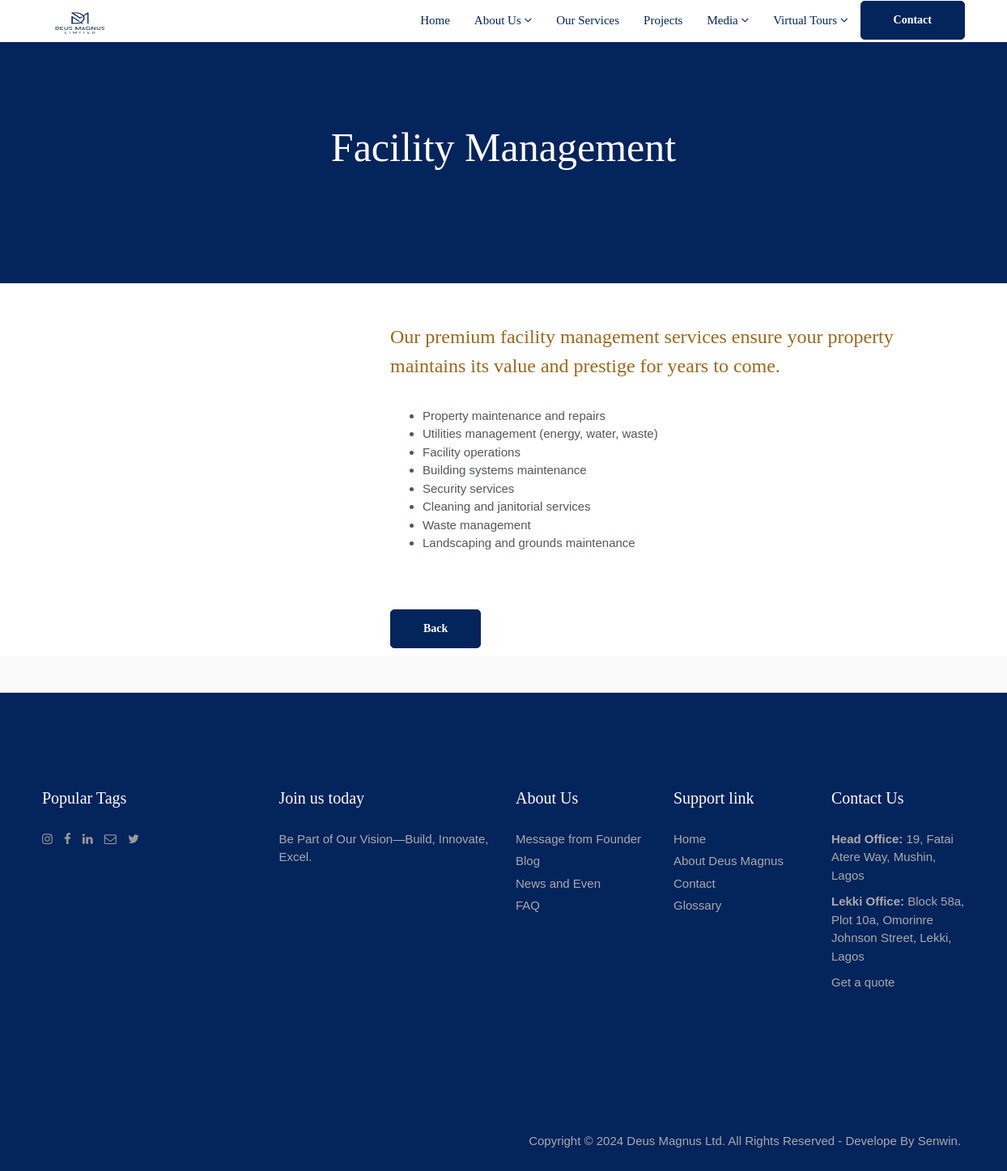
/facility_management/, run on an earlier commit of the app's database.
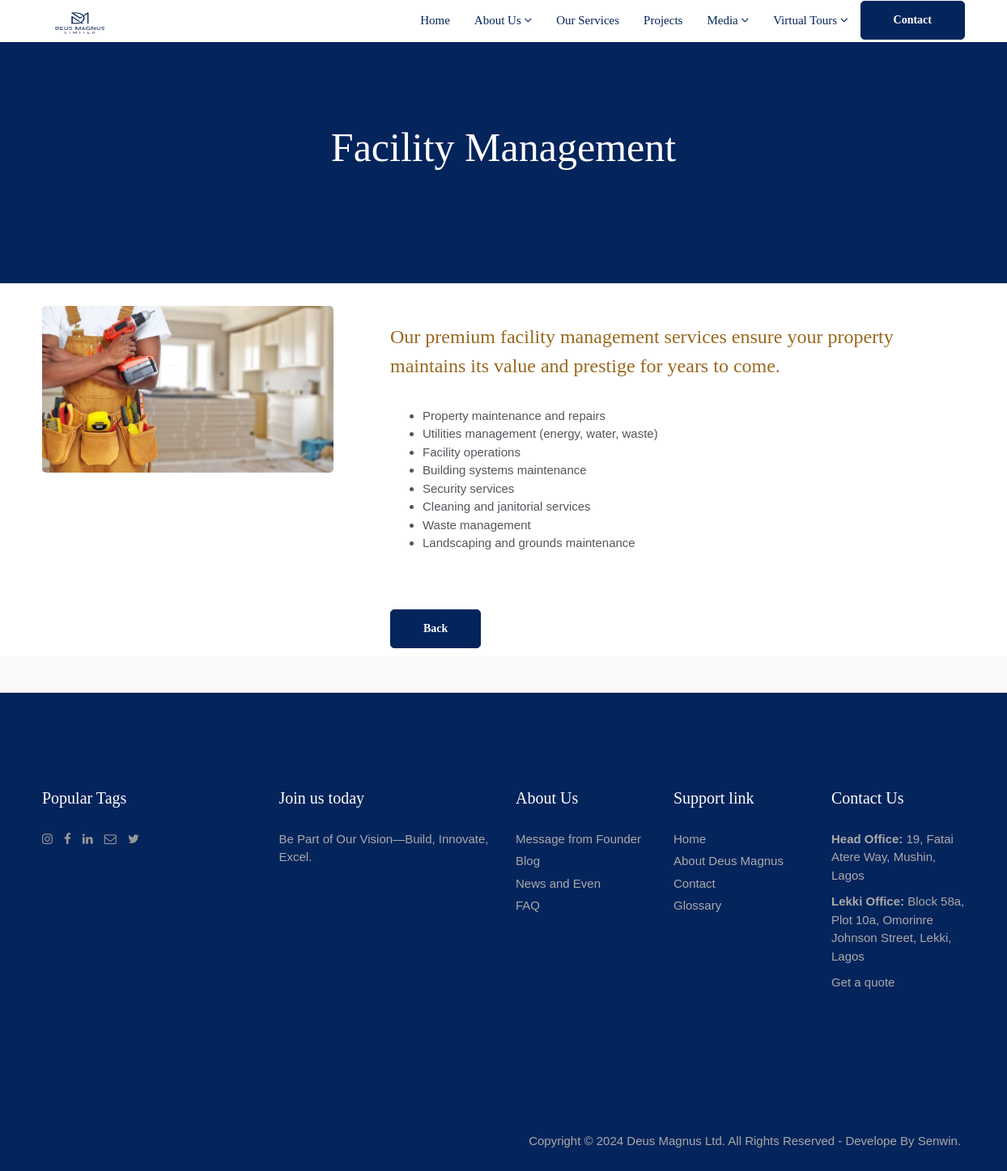
And on a later commit of the database.
### deus_magnus/models.py (models this page shows)
class FacilityManagementPicture(models.Model):
    deus_magnus_facility_p = models.ImageField(upload_to='facility_p/')

### deus_magnus/views.py (the view, shortened to what this page needs)
# urls.py: path('facility_management/', FacilityManagement.as_view(), name='facility_management'),
class FacilityManagement(ListView):
    model = FacilityManagementPicture
    template_name = 'deus_magnus/facility_management.html'

### templates/deus_magnus/facility_management.html (shortened to what this page needs)
{% extends "base.html" %}
{% load static %}
{% block content %}
<section class="section db p120">
    <div class="container">
        <div class="row">
            <div class="col-md-12"><br><br>
                <div class="tagline-message page-title text-center">
                    <h1 style="color:fff;font-family: Georgia;font-size:50px;">Facility Management</h1>
                </div>
            </div>
        </div>
    </div>
</section>
<section class="section">
    <div class="container">
        <div class="row">
            <div class="col-md-4">
                {% for post in object_list %}
                <div class="custom-module">
                    <img style="border-radius: 5px;"src="{{ post.deus_magnus_facility_p.url }}" alt="" class="img-responsive wow slideInLeft">
                </div>
                {% endfor %}
            </div>
            <div class="col-md-8">
                <div class="custom-module p40l">
                    <h3 style="color: #98681e;font-family: Georgia;">Our premium facility management services ensure your property
                        maintains its value and prestige for years to come.</h3><br>
                    <div class="row">
                        <div class="col-lg-10 col-md-4 col-sm-4 col-xs-12 first">
                            <ul class="check">
                                <li>Property maintenance and repairs</li>
                                <li>Utilities management (energy, water, waste)</li>
                                <li>Facility operations</li>
                                <li>Building systems maintenance</li>
                                <li>Security services</li>
                                <li>Cleaning and janitorial services</li>
                                <li>Waste management</li>
                                <li>Landscaping and grounds maintenance</li>
                            </ul>
                        </div>
                    </div>
                    <div class="btn-wrapper">
                        <a href=""onclick="history.back(); return false;" class="btn btn-primary"style="border-radius: 5px;font-family: Georgia;"> Back</a>
                    </div>
                </div>
            </div>
        </div>
    </div>
</section><br><br>
{% endblock %}

What changed in the data, as far as the page shows it:
added FacilityManagementPicture: deus_magnus_facility_p (picture)
